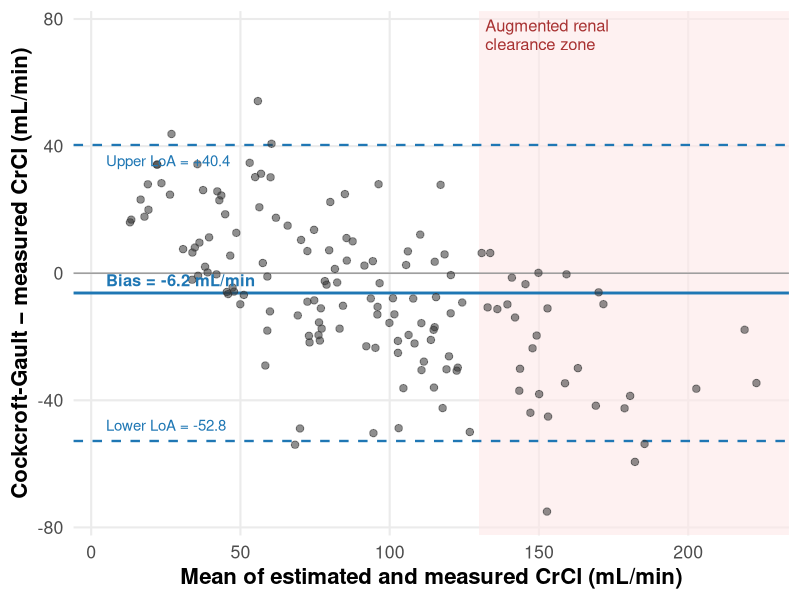

Here is the R script that generated this plot:
# =============================================================================
# Bland-Altman: Cockcroft-Gault estimated vs 8-h measured CrCl in ICU patients
# Simulates the typical pattern: bias near zero in mid-range,
# systematic underestimation in ARC, wide limits of agreement throughout.
# =============================================================================

suppressPackageStartupMessages({
  library(dplyr)
  library(ggplot2)
})

set.seed(2026)

n <- 150

# Simulate "true" measured CrCl (mL/min) — wide ICU distribution incl. ARC
measured <- pmax(5, rnorm(n, mean = 95, sd = 55))

# CG-estimated: systematic underestimation when measured is high,
# overestimation at low measured values, with substantial random noise.
# Mimic Baptista et al., Udy et al. reports.
bias_systematic <- 25 - 0.35 * measured     # nonzero structure
noise           <- rnorm(n, 0, 18)
estimated       <- pmax(5, measured + bias_systematic + noise)

df <- tibble(
  measured  = measured,
  estimated = estimated,
  mean_cl   = (measured + estimated) / 2,
  diff      = estimated - measured
)

mean_diff <- mean(df$diff)
sd_diff   <- sd(df$diff)
loa_low   <- mean_diff - 1.96 * sd_diff
loa_high  <- mean_diff + 1.96 * sd_diff

p <- ggplot(df, aes(x = mean_cl, y = diff)) +
  annotate("rect", xmin = 130, xmax = Inf, ymin = -Inf, ymax = Inf,
           fill = "#fde7e7", alpha = 0.6) +
  annotate("text", x = 132, y = 75, label = "Augmented renal\nclearance zone",
           hjust = 0, color = "#a83232", size = 4.2, lineheight = 0.95) +
  geom_hline(yintercept = 0, color = "grey60") +
  geom_hline(yintercept = mean_diff, color = "#1f77b4", linewidth = 1) +
  geom_hline(yintercept = c(loa_low, loa_high),
             color = "#1f77b4", linetype = "dashed", linewidth = 0.8) +
  geom_point(alpha = 0.55, size = 2.2, color = "#333333") +
  annotate("text", x = 5, y = mean_diff + 4,
           label = sprintf("Bias = %+.1f mL/min", mean_diff),
           hjust = 0, color = "#1f77b4", size = 4.2, fontface = "bold") +
  annotate("text", x = 5, y = loa_high - 5,
           label = sprintf("Upper LoA = %+.1f", loa_high),
           hjust = 0, color = "#1f77b4", size = 3.8) +
  annotate("text", x = 5, y = loa_low + 5,
           label = sprintf("Lower LoA = %.1f", loa_low),
           hjust = 0, color = "#1f77b4", size = 3.8) +
  labs(
    x = "Mean of estimated and measured CrCl (mL/min)",
    y = "Cockcroft-Gault − measured CrCl (mL/min)"
  ) +
  theme_minimal(base_size = 16, base_family = "sans") +
  theme(
    panel.grid.minor = element_blank(),
    axis.title = element_text(face = "bold")
  )

ggsave("figures/bland_altman_crcl.png", p,
       width = 10, height = 5.5, dpi = 200, bg = "white")
message("Saved figures/bland_altman_crcl.png")
